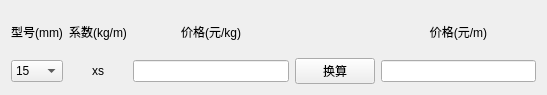
<?xml version="1.0" encoding="UTF-8"?>
<ui version="4.0">
 <class>Form</class>
 <widget class="QWidget" name="Form">
  <property name="geometry">
   <rect>
    <x>0</x>
    <y>0</y>
    <width>547</width>
    <height>95</height>
   </rect>
  </property>
  <property name="windowTitle">
   <string>镀锌钢管</string>
  </property>
  <layout class="QHBoxLayout" name="horizontalLayout">
   <item>
    <layout class="QGridLayout" name="gridLayout">
     <item row="0" column="2">
      <widget class="QLabel" name="label_D">
       <property name="text">
        <string>价格(元/kg)</string>
       </property>
       <property name="alignment">
        <set>Qt::AlignCenter</set>
       </property>
      </widget>
     </item>
     <item row="0" column="4">
      <widget class="QLabel" name="label_RES">
       <property name="text">
        <string>价格(元/m)</string>
       </property>
       <property name="alignment">
        <set>Qt::AlignCenter</set>
       </property>
      </widget>
     </item>
     <item row="0" column="1">
      <widget class="QLabel" name="label_XS">
       <property name="text">
        <string>系数(kg/m)</string>
       </property>
       <property name="alignment">
        <set>Qt::AlignCenter</set>
       </property>
      </widget>
     </item>
     <item row="0" column="0">
      <widget class="QLabel" name="label">
       <property name="text">
        <string>型号(mm)</string>
       </property>
       <property name="alignment">
        <set>Qt::AlignCenter</set>
       </property>
      </widget>
     </item>
     <item row="1" column="0">
      <widget class="QComboBox" name="comboBox">
       <item>
        <property name="text">
         <string>15</string>
        </property>
       </item>
       <item>
        <property name="text">
         <string>20</string>
        </property>
       </item>
       <item>
        <property name="text">
         <string>25</string>
        </property>
       </item>
       <item>
        <property name="text">
         <string>32</string>
        </property>
       </item>
       <item>
        <property name="text">
         <string>40</string>
        </property>
       </item>
       <item>
        <property name="text">
         <string>50</string>
        </property>
       </item>
       <item>
        <property name="text">
         <string>65</string>
        </property>
       </item>
       <item>
        <property name="text">
         <string>80</string>
        </property>
       </item>
       <item>
        <property name="text">
         <string>100</string>
        </property>
       </item>
       <item>
        <property name="text">
         <string>125</string>
        </property>
       </item>
       <item>
        <property name="text">
         <string>150</string>
        </property>
       </item>
       <item>
        <property name="text">
         <string>200</string>
        </property>
       </item>
       <item>
        <property name="text">
         <string>250</string>
        </property>
       </item>
       <item>
        <property name="text">
         <string>300</string>
        </property>
       </item>
       <item>
        <property name="text">
         <string>500</string>
        </property>
       </item>
       <item>
        <property name="text">
         <string>600</string>
        </property>
       </item>
      </widget>
     </item>
     <item row="1" column="1">
      <widget class="QLabel" name="label_XS_var">
       <property name="text">
        <string>xs</string>
       </property>
       <property name="alignment">
        <set>Qt::AlignCenter</set>
       </property>
      </widget>
     </item>
     <item row="1" column="2">
      <widget class="QLineEdit" name="lineEdit_D"/>
     </item>
     <item row="1" column="3">
      <widget class="QPushButton" name="pushButton">
       <property name="text">
        <string>换算</string>
       </property>
      </widget>
     </item>
     <item row="1" column="4">
      <widget class="QLineEdit" name="lineEdit_RES"/>
     </item>
    </layout>
   </item>
  </layout>
 </widget>
 <resources/>
 <connections/>
</ui>
